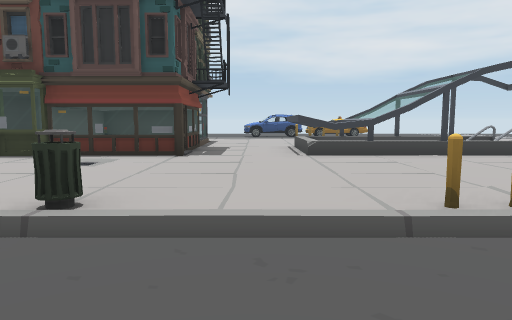
view 1 (above)

24 first-person views from a walk through a Unity game level. The camera is 1.3 m above the floor, tilts 6° down and sees 70° across. The floor is counted in squares, 2 m on a side. Each view is taken from the middle of a square. On the plan, view 1 faces up. The plan holds only what a view shows up to about 11 squares ahead; the rest is blank. The place goes on beyond the plan. The player is left out. Some surface patterns are stand-ins.

view 2
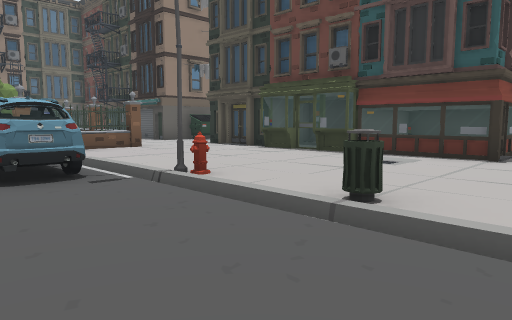

view 3
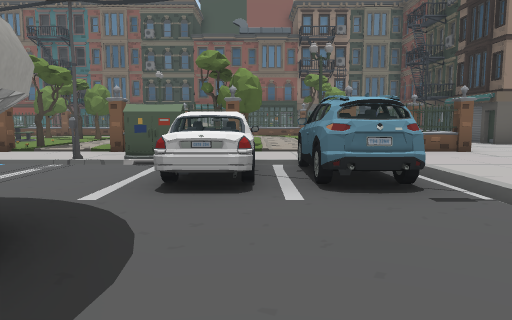

view 4
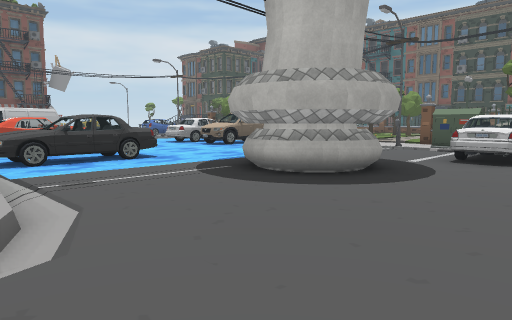

view 5
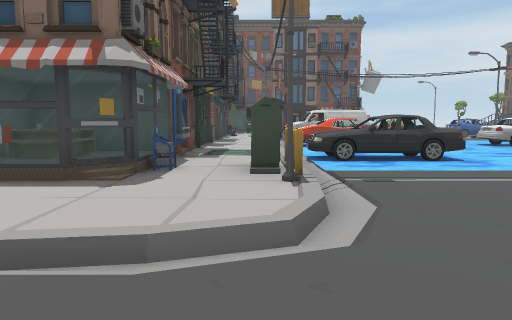

view 6
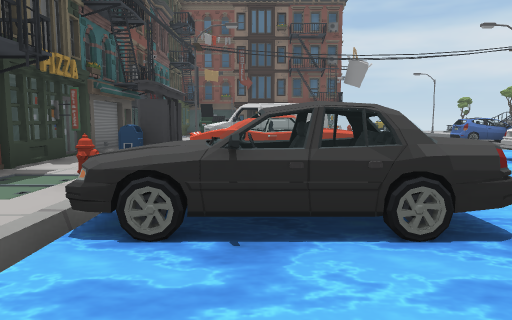

view 7
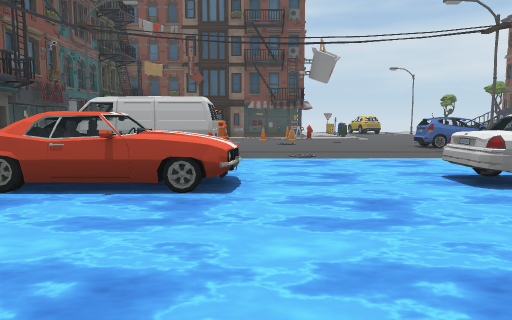

view 8
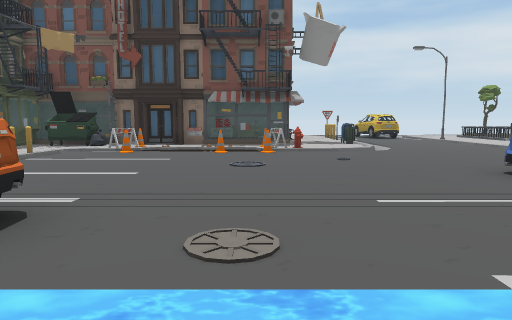

view 9
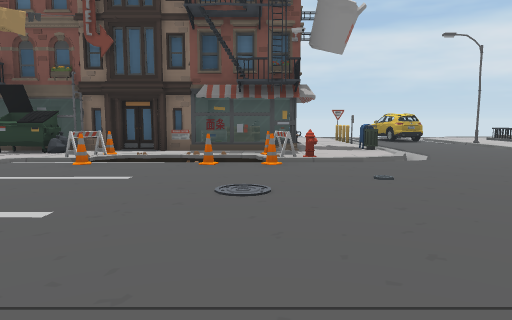

view 10
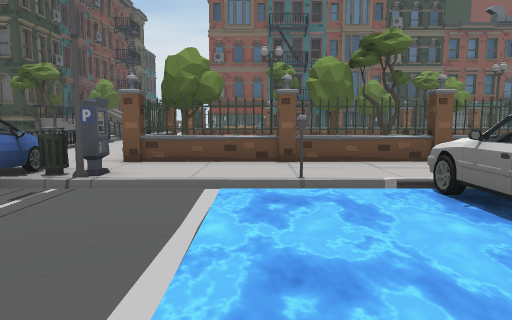

view 11
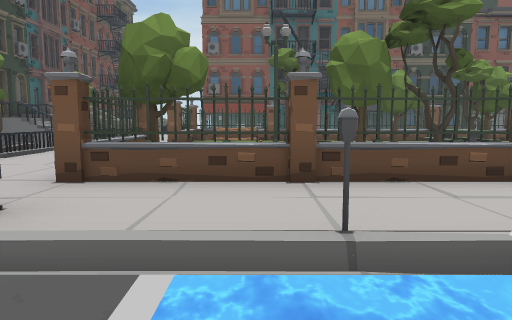

view 12
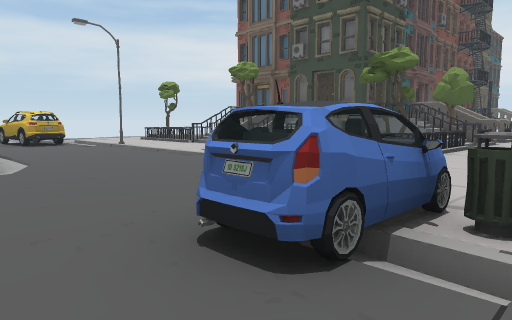

view 13
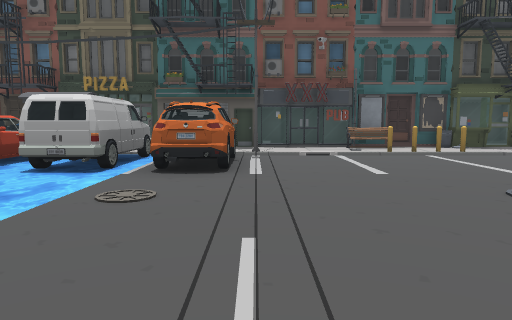

view 14
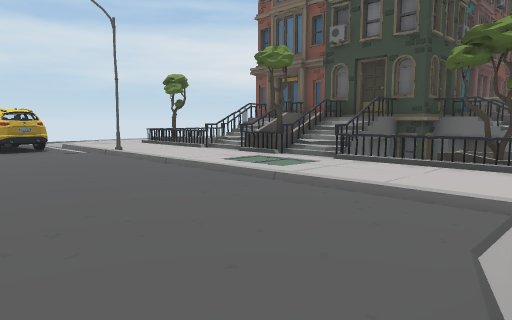

view 15
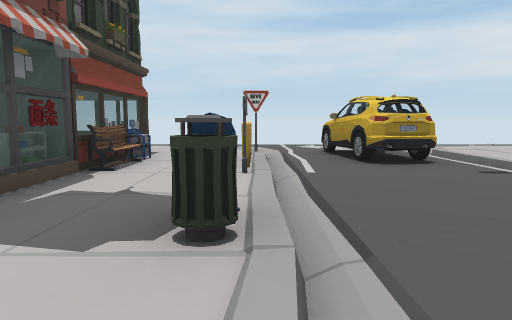

view 16
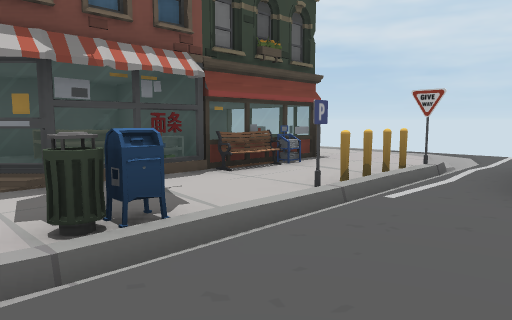

view 17
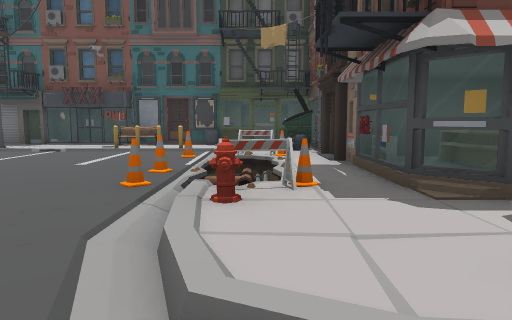

view 18
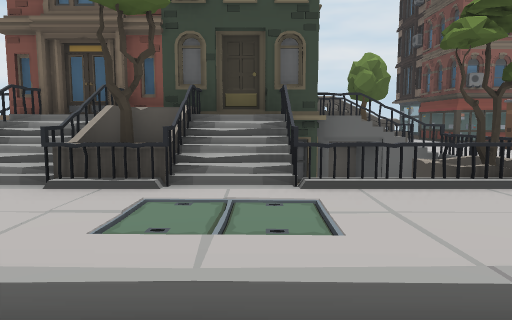

view 19
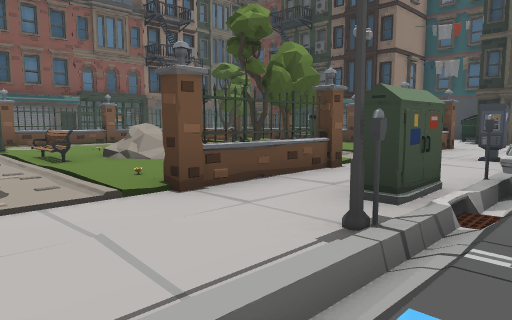

view 20
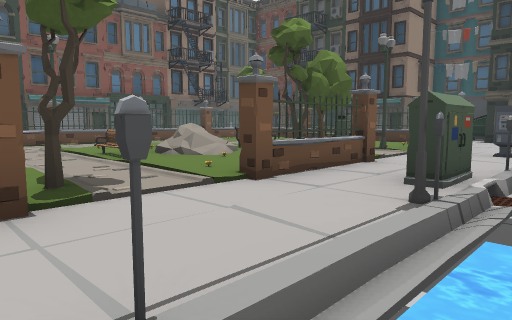

view 21
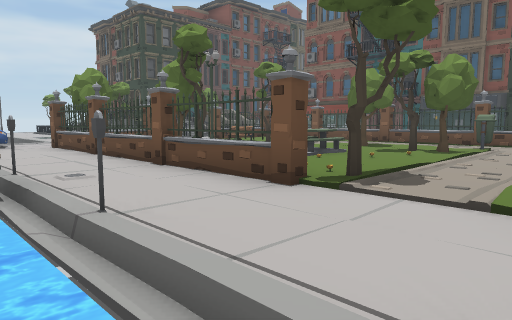

view 22
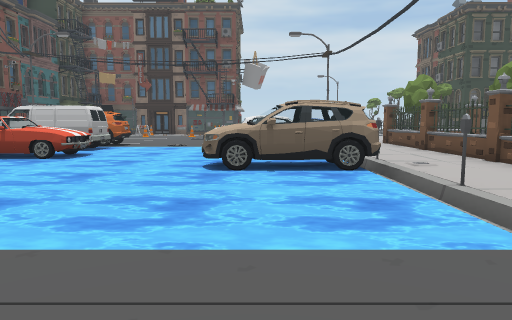

view 23
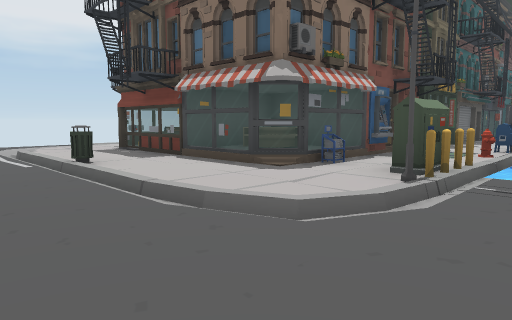

view 24
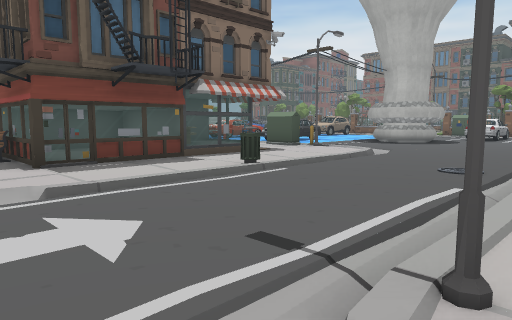

### Floor plan
Key: @ floor where view 1 was taken; # wall or solid block; . main floor; : floor 0.25 m higher than the main floor; - floor 1 m lower than the main floor; / step, stairs or slope; = window, fence, low wall or low ledge; ~ water the walk can cross; ≈ water the walk keeps out of; ^ raised ledge; v drop or lower ground; P pole; F fence; C car; T tree; A table; N van; S poster; B barrier; E bench; L planter; R rock; O other object.
Columns run from 19 left of view 1 to 10 right of it. Each row starts with its distance up from view 1.
 11                  =
 10                ##=
  9                ##=  O#####
  8              OO# =.
  7      OOO  OOOOO#==. O^#
  6
  5
  4         F:F..
  3         O.=..  O O   PP      /
  2          .F.O C............//.
  1        .O#.  CC...............
  0        E:TF OCC....@..........
 -1    F     T# CCC.##...//  O  ./
 -2    :.O RO.= O...##../..     ./
 -3   #F.:.E.OF O... #../#.#=#==..
 -4 O  :.....O. .~~~~~~~OPO#O##=E
 -5 O  :OT:::TF O~~~~~CCC.##O####
 -6 O  F..T O   O~~~~~CCC.OOOOOO
 -7 O  :.T  A =.CCCC~~~~≈O.O
 -8 O  F.:    F.  C~~~CCCOOO
 -9     ..   T=  CCC~CCCOO.O
-10      T   T# O~~~~~NNNOOO
-11 =         F O~~~~~NNN O
-12 =    E   T#  .....CCC  O
-13 #  F=F F#=F.O........ OO
-14         ...CCC....... OO
-15         ...C......... OO
-16   ^^/vvT  ..........PPOS
-17   #T=  L  ..........PPSO
-18   ##^^ v......//OO.O..OO
-19      ##=...../.OO=-O..OO
-20      ##^...../...OOBOOOO
-21       #T  ..OO #=OOOOOO
-22       =/  ...  OO#O
-23       #= #...O E###
-24       OO  .C.P =###
-25       OT  .C.O O===
-26         ...CC/..
-27         ...../..

Where each view was taken, in squares from view 1:
view 1: 0 up, 0 right, facing up
view 2: 0 up, 0 right, facing up-left
view 3: 0 up, 1 left, facing left
view 4: 1 up, 2 right, facing down-left
view 5: 1 up, 2 right, facing down
view 6: 3 down, 0 right, facing down
view 7: 5 down, 2 left, facing down
view 8: 10 down, 3 left, facing down
view 9: 12 down, 3 left, facing down
view 10: 11 down, 3 left, facing left
view 11: 11 down, 5 left, facing left
view 12: 13 down, 5 left, facing down-left
view 13: 13 down, 6 left, facing right
view 14: 15 down, 6 left, facing down-left
view 15: 19 down, 6 left, facing down
view 16: 20 down, 8 left, facing down-right
view 17: 19 down, 7 left, facing right
view 18: 19 down, 8 left, facing left
view 19: 5 down, 6 left, facing up-left
view 20: 6 down, 6 left, facing up-left
view 21: 3 down, 6 left, facing down-left
view 22: 2 down, 5 left, facing down
view 23: 1 up, 0 right, facing down-right
view 24: 3 up, 10 right, facing down-left
